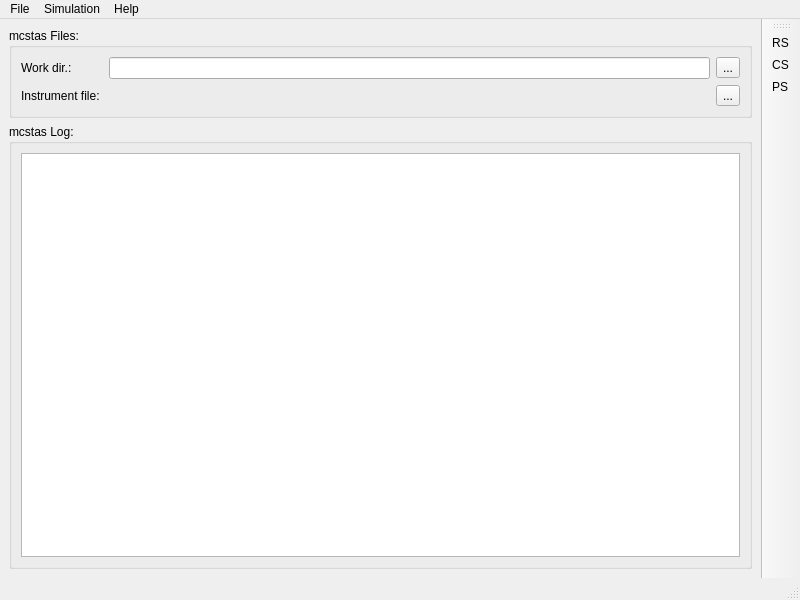
<?xml version="1.0" encoding="UTF-8"?>
<ui version="4.0">
 <class>MainWindow</class>
 <widget class="QMainWindow" name="MainWindow">
  <property name="geometry">
   <rect>
    <x>0</x>
    <y>0</y>
    <width>800</width>
    <height>600</height>
   </rect>
  </property>
  <property name="windowTitle">
   <string>mcgui-py</string>
  </property>
  <property name="toolTip">
   <string/>
  </property>
  <widget class="QWidget" name="centralwidget">
   <layout class="QVBoxLayout" name="verticalLayout">
    <item>
     <widget class="QGroupBox" name="groupBox_2">
      <property name="title">
       <string>mcstas Files:</string>
      </property>
      <layout class="QVBoxLayout" name="verticalLayout_2">
       <item>
        <layout class="QGridLayout" name="gridLayout">
         <item row="1" column="2">
          <widget class="QLineEdit" name="edtWorkingDir">
           <property name="toolTip">
            <string>Update path and press enter</string>
           </property>
          </widget>
         </item>
         <item row="2" column="0">
          <widget class="QLabel" name="label_2">
           <property name="text">
            <string>Instrument file: </string>
           </property>
          </widget>
         </item>
         <item row="2" column="2">
          <widget class="QLabel" name="lblInstrument">
           <property name="text">
            <string>&lt;Instrument file&gt;</string>
           </property>
          </widget>
         </item>
         <item row="1" column="3">
          <widget class="QToolButton" name="tbtnWorkDir">
           <property name="toolTip">
            <string>Browse work dir...</string>
           </property>
           <property name="text">
            <string>...</string>
           </property>
          </widget>
         </item>
         <item row="2" column="3">
          <widget class="QToolButton" name="tbtnInstrument">
           <property name="toolTip">
            <string>Browse instrument...</string>
           </property>
           <property name="text">
            <string>...</string>
           </property>
          </widget>
         </item>
         <item row="1" column="0">
          <widget class="QLabel" name="label">
           <property name="text">
            <string>Work dir.:</string>
           </property>
          </widget>
         </item>
        </layout>
       </item>
      </layout>
      <zorder></zorder>
     </widget>
    </item>
    <item>
     <layout class="QHBoxLayout" name="horizontalLayout_2">
      <item>
       <widget class="QGroupBox" name="groupBox">
        <property name="title">
         <string>mcstas Log:</string>
        </property>
        <layout class="QVBoxLayout" name="verticalLayout_3">
         <item>
          <widget class="QTextBrowser" name="textBrowser"/>
         </item>
        </layout>
       </widget>
      </item>
     </layout>
    </item>
   </layout>
  </widget>
  <widget class="QMenuBar" name="menubar">
   <property name="geometry">
    <rect>
     <x>0</x>
     <y>0</y>
     <width>800</width>
     <height>25</height>
    </rect>
   </property>
   <widget class="QMenu" name="menuFile">
    <property name="title">
     <string>File</string>
    </property>
    <addaction name="actionOpen_instrument"/>
    <addaction name="separator"/>
    <addaction name="actionQuit"/>
   </widget>
   <widget class="QMenu" name="menuSimulation">
    <property name="title">
     <string>Simulation</string>
    </property>
    <addaction name="actionCompile_Instrument"/>
    <addaction name="actionRun_Simulation"/>
   </widget>
   <widget class="QMenu" name="menuHelp">
    <property name="title">
     <string>Help</string>
    </property>
    <addaction name="actionMcstas_User_Manual"/>
    <addaction name="actionMcstas_Component_Manual"/>
    <addaction name="actionMcstas_Web_Page"/>
    <addaction name="separator"/>
    <addaction name="actionAbout"/>
   </widget>
   <addaction name="menuFile"/>
   <addaction name="menuSimulation"/>
   <addaction name="menuHelp"/>
  </widget>
  <widget class="QStatusBar" name="statusbar"/>
  <widget class="QToolBar" name="toolBar">
   <property name="windowTitle">
    <string>toolBar</string>
   </property>
   <attribute name="toolBarArea">
    <enum>RightToolBarArea</enum>
   </attribute>
   <attribute name="toolBarBreak">
    <bool>false</bool>
   </attribute>
   <addaction name="actionRS"/>
   <addaction name="actionCS"/>
   <addaction name="actionPS"/>
  </widget>
  <action name="actionOpen_instrument">
   <property name="text">
    <string>Load Instrument...</string>
   </property>
  </action>
  <action name="actionQuit">
   <property name="text">
    <string>Quit</string>
   </property>
  </action>
  <action name="actionRun_Simulation">
   <property name="text">
    <string>Run Simulation...</string>
   </property>
  </action>
  <action name="actionCompile_Instrument">
   <property name="text">
    <string>Compile Instrument</string>
   </property>
  </action>
  <action name="actionMcstas_User_Manual">
   <property name="text">
    <string>mcstas User Manual</string>
   </property>
  </action>
  <action name="actionMcstas_Web_Page">
   <property name="text">
    <string>mcstas Web Page</string>
   </property>
  </action>
  <action name="actionAbout">
   <property name="text">
    <string>About...</string>
   </property>
  </action>
  <action name="actionRS">
   <property name="icon">
    <iconset>
     <normalon>../../GIMP/run-icon.png</normalon>
    </iconset>
   </property>
   <property name="text">
    <string>RS</string>
   </property>
   <property name="toolTip">
    <string>Run simulation...</string>
   </property>
  </action>
  <action name="actionCS">
   <property name="icon">
    <iconset>
     <normalon>../../GIMP/compile-icon.png</normalon>
    </iconset>
   </property>
   <property name="text">
    <string>CS</string>
   </property>
   <property name="toolTip">
    <string>Compile instrument</string>
   </property>
  </action>
  <action name="actionPS">
   <property name="text">
    <string>PS</string>
   </property>
   <property name="toolTip">
    <string>Plot results...</string>
   </property>
  </action>
  <action name="actionMcstas_Component_Manual">
   <property name="text">
    <string>mcstas Component Manual</string>
   </property>
  </action>
 </widget>
 <resources/>
 <connections/>
</ui>
